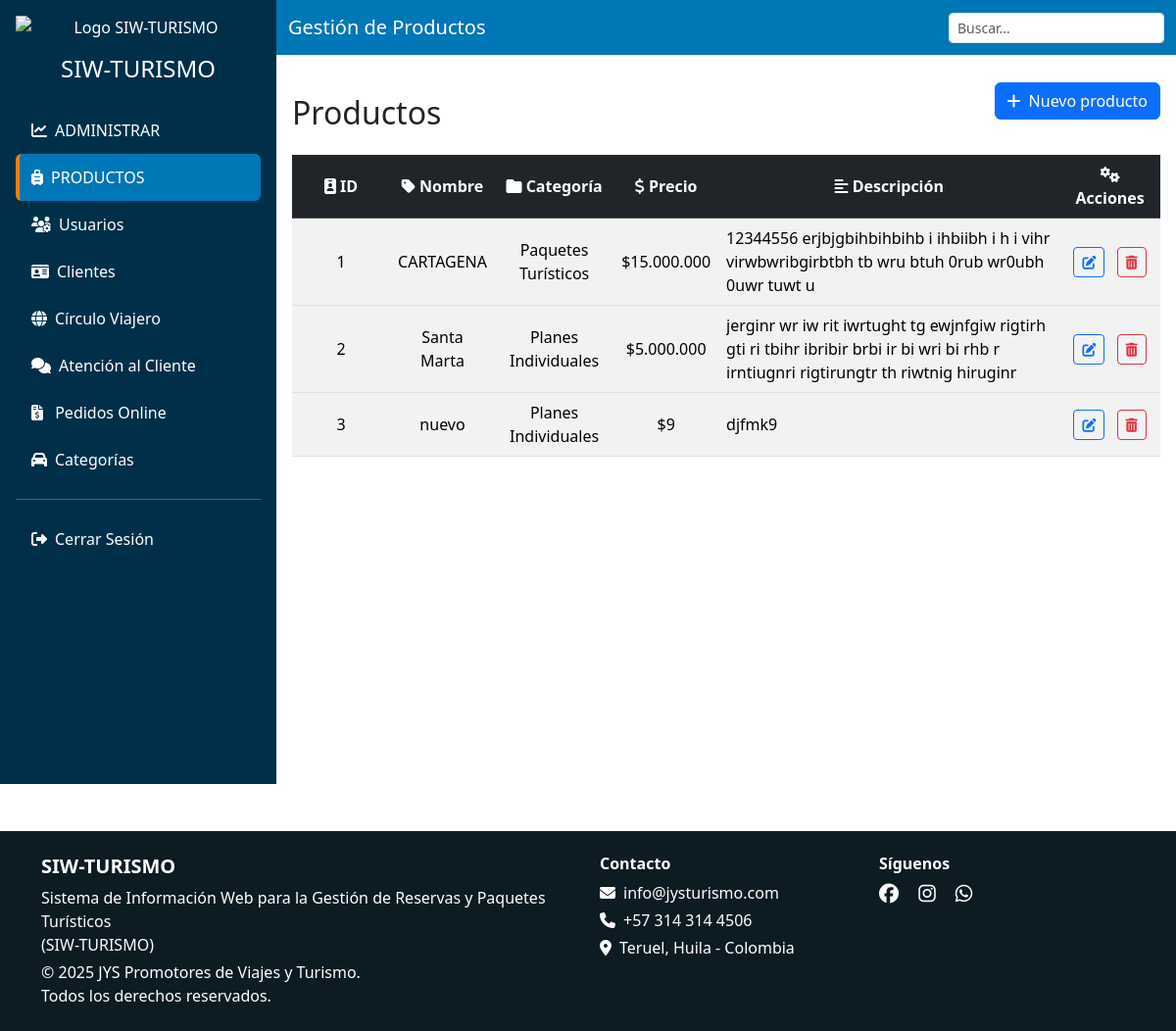
The app's page /vista/admin/productos.php (signed in) with its own data.
### tables this page shows
CREATE TABLE `productos` (
  `id` int(11) NOT NULL,
  `id_categoria` int(11) NOT NULL,
  `nombre` text NOT NULL,
  `imagen` varchar(200) NOT NULL,
  `descripcion` text NOT NULL,
  `precio` int(11) NOT NULL
);

CREATE TABLE `categorias` (
  `id` int(11) NOT NULL,
  `nombre` text NOT NULL,
  `descripcion` text NOT NULL
);

### modelo/productos_m.php (called while the page is built, shortened)
<?php
function obtenerProductosConCategorias($conn) {
    $query = "
        SELECT p.*, c.nombre AS nombre_categoria
        FROM productos p
        LEFT JOIN categorias c ON p.id_categoria = c.id
    ";
    $result = mysqli_query($conn, $query);
    return mysqli_fetch_all($result, MYSQLI_ASSOC);
}
?>

### vista/admin/productos.php (the view, shortened to what this page needs)
<?php include ('header.php'); ?>
<body>
    <?php
        include '../../conexion.php';
        include '../../modelo/productos_m.php';
        $productos = obtenerProductosConCategorias($conn);
    ?>
    <div class="d-flex flex-column flex-lg-row">
        <?php include ('sidebar.php'); ?>
        <div class="flex-grow-1">
            <nav class="navbar navbar-dark ">
                <div class="container-fluid">
                    <span class="navbar-brand">Gestión de Productos</span>
                    <div class="dataTables_filter">
                        <input type="search" id="buscar" class="form-control form-control-sm" placeholder="Buscar...">
                    </div>
                </div>
            </nav>
            <div class="main-content">
                <div class="d-flex justify-content-between align-items-center mb-4">
                    <h2 class="mb-3 mb-md-0 mt-4 ">Productos</h2>
                    <button class="btn btn-primary " data-bs-toggle="modal" data-bs-target="#modalproducto">
                        <i class="fas fa-plus me-2"></i>Nuevo producto
                    </button>
                </div>
                <div class="table-responsive">
                    <table class="table table-striped table-hover align-middle">
                        <thead class="table-dark text-center">
                            <tr>
                                <th><i class="fas fa-id-badge"></i> ID</th>
                                <th><i class="fas fa-tag"></i> Nombre</th>
                                <th><i class="fas fa-folder"></i> Categoría</th>
                                <th><i class="fas fa-dollar-sign"></i> Precio</th>
                                <th><i class="fas fa-align-left"></i> Descripción</th>
                                <th><i class="fas fa-cogs"></i> Acciones</th>
                            </tr>
                        </thead>
                        <?php foreach ($productos as $producto): ?>
                        <tbody class="text-center">
                            <tr>
                                <td><?= $producto['id'] ?></td>
                                <td><?= $producto['nombre'] ?></td>
                                <td><?php echo htmlspecialchars($producto['nombre_categoria']); ?></td>
                                <td>$<?= number_format($producto['precio'], 0, ',', '.') ?></td>
                                <td><div class="overflow-auto" style="max-height: 100px; max-width: 100%; text-align: left; overflow-wrap: break-word;"><?= $producto['descripcion'] ?></div></td>
                                <td>
                                    <button class="btn btn-sm btn-outline-primary me-2" data-bs-toggle="modal"
                                        data-bs-target="#modalEditar<?= $producto['id'] ?>"><i class="fas fa-edit"></i>
                                    </button>
                                    <button class="btn btn-sm btn-outline-danger" onclick="eliminar(event, <?= $producto['id'] ?>)" >
                                        <i class="fas fa-trash-alt"></i>
                                    </button>
                                </td>
                            </tr>
                            <?php endforeach; ?>
                        </tbody>
                    </table>
                </div>
            </div>
        </div>
    </div>
    <?php include ('footer.php'); ?>
</body>
</html>

### vista/admin/productos.php (style rules this page uses)
.table-responsive { overflow-x: auto; max-width: 100%; }
.main-content { padding: 1rem; }
th, td { overflow-wrap: break-word; min-width: 100px; text-align: center; vertical-align: middle; }

### records on screen
productos: id "1", nombre "CARTAGENA", id_categoria.nombre "Paquetes Turísticos", precio "15.000.000", descripcion "12344556 erjbjgbihbihbihb i ihbiibh i h i vihr virwbwribgirbtbh tb wru btuh 0rub wr0ubh 0uwr tuwt u"
productos: id "2", nombre "Santa Marta", id_categoria.nombre "Planes Individuales", precio "5.000.000", descripcion "jerginr wr iw rit iwrtught tg ewjnfgiw rigtirh gti ri tbihr ibribir brbi ir bi wri bi rhb r irntiugnri rigtirungtr th riwtnig hiruginr"
productos: id "3", nombre "nuevo", id_categoria.nombre "Planes Individuales", precio "9", descripcion "djfmk9"
